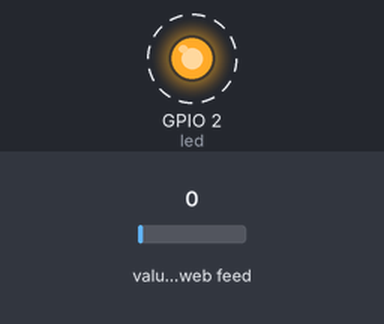
Recording of a program running on a simulated ESP8266 board running MicroPython. On the bench: output pins drawn as LEDs (lit = HIGH, except the on-board LED, lit = LOW). Dashed ring = blinking. The test bench sets the inputs (shaded band); at power-on: value of the web feed 0. WiFi joins after 1.5 s; requests to the public web service named in the program get a made-up reply in its usual format after 0.4 s (London, UTC, broken clouds, 64 % humidity, 1013 hPa unless stated); what the program prints to the serial console is not drawn.

Above: at 1.9 s.
Timing chart, 0 to 5.9 s (numbered marks = the images above):
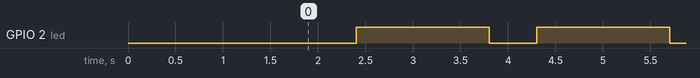

The program:

main.py
```python
from machine import Pin
import machine
import time
import urequests
import network

def do_connect():
    sta = network.WLAN(network.STA_IF)
    if not sta.isconnected():
        print('Connecting to network...')
        sta.active(True)
        sta.connect('H.W.','sherlock88*/')

        while not sta.isconnected():
            pass
        print('Network connected!')


def get_data():
    num = 33.1
    return {'temperature':num}


def send_data(data):
    print('Sending data...')
    res = urequests.put('https://esp8266-97db2.firebaseio.com/data.json', json=data)
    print('Response: {}'.format(res.text))
    flash_led()

def flash_led():
    led = machine.Pin(2, machine.Pin.OUT)
    led.value(0)
    time.sleep(0.5)
    led.value(1)

def main():
    do_connect()

    while True:
        send_data(get_data())
        time.sleep(1)

main()
```

Measured:
- by itself, GPIO 2 (led): alternates HIGH for 1.4 s and LOW for 0.50 s
